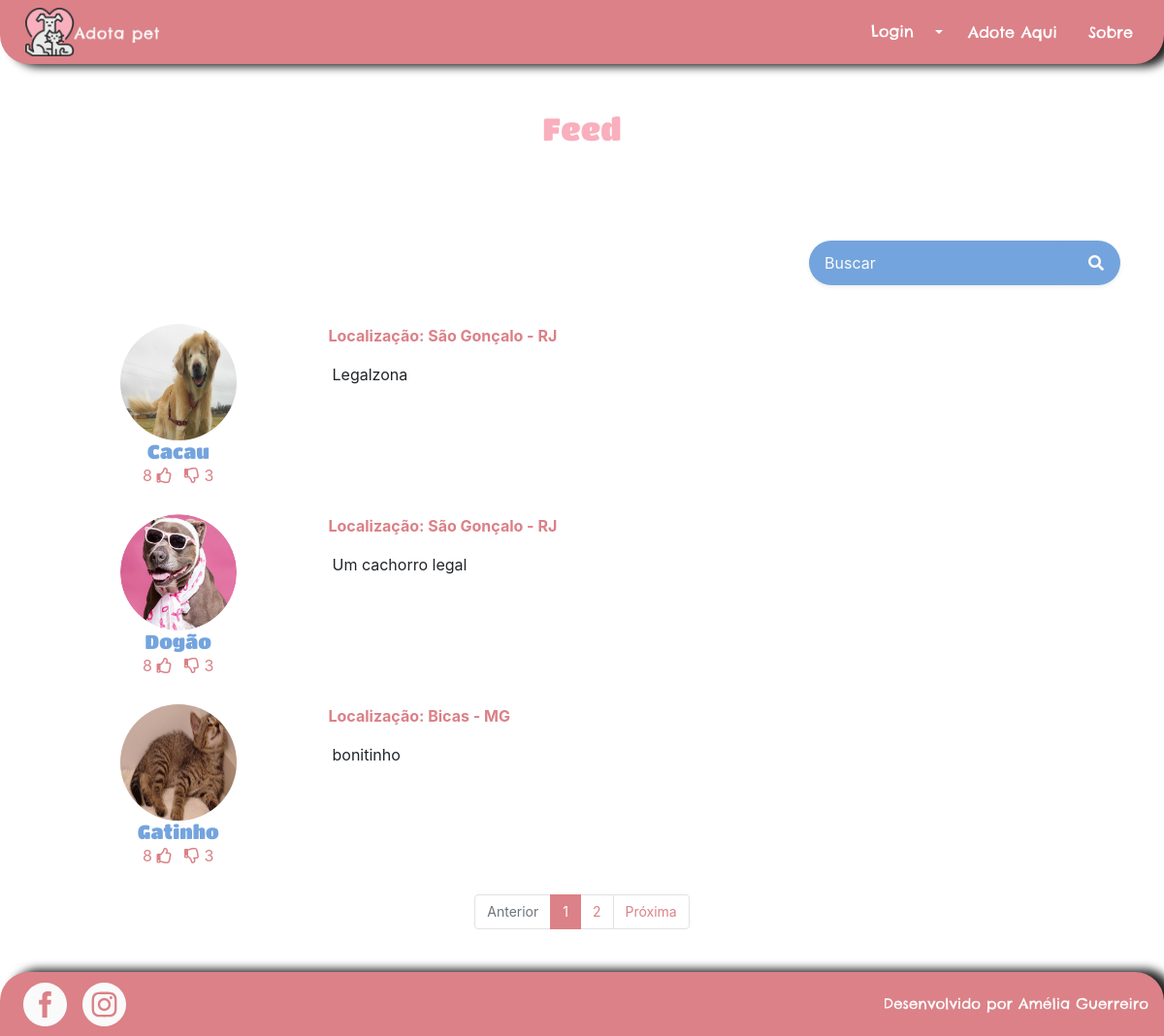
The app's page /pets/, older data.
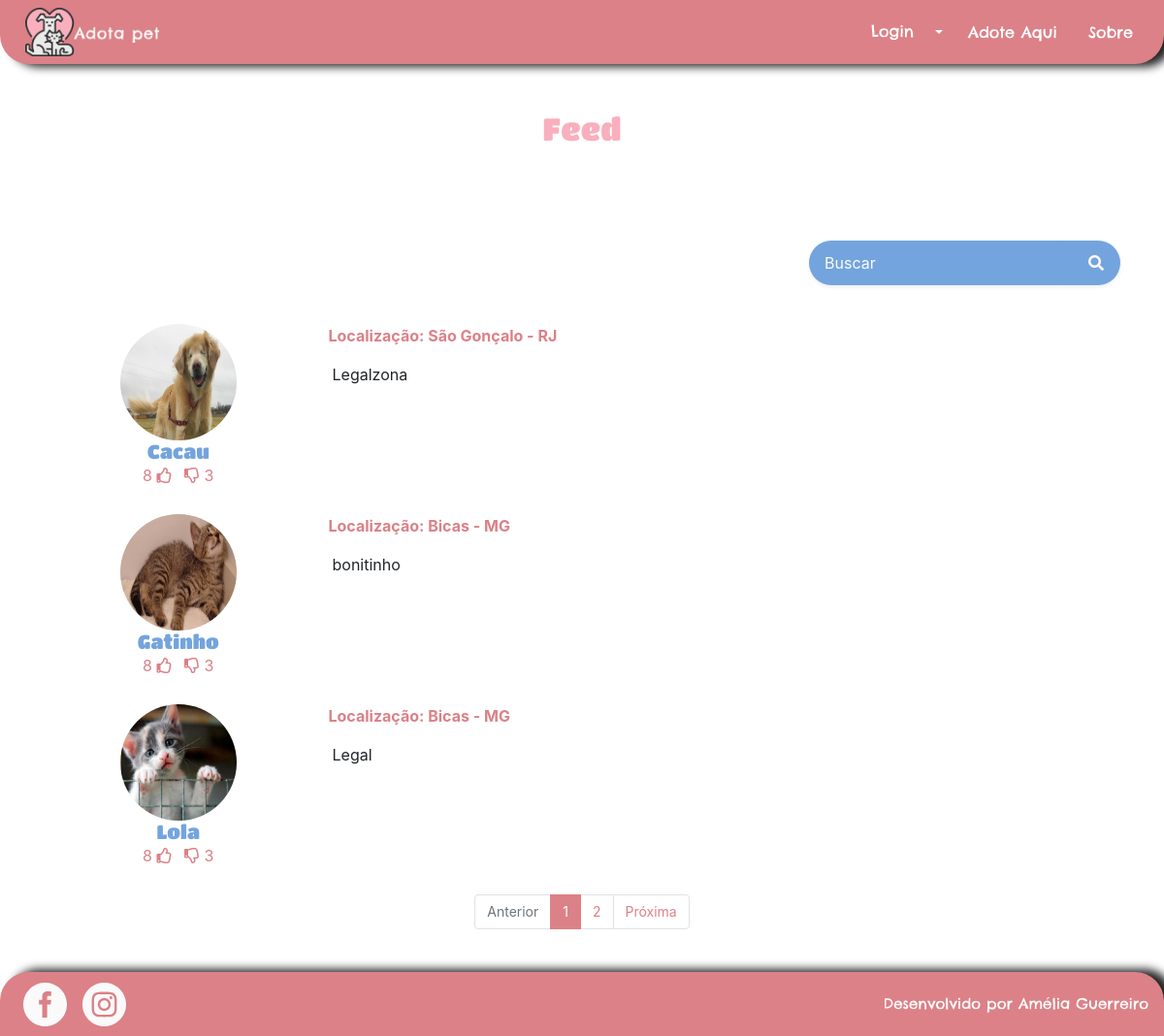
The same page, newer data.
### pet/models.py (models this page shows, shortened)
class Pet(models.Model):
    categoria = models.ForeignKey(Categoria, related_name='pets', on_delete=models.DO_NOTHING)
    nome = models.CharField(max_length=100, db_index=True)
    slug = models.SlugField(max_length=100)
    imagem = models.CharField(max_length=50, blank=True)
    preco = models.DecimalField(max_digits=6, decimal_places=2)
    disponivel = models.BooleanField(default=False)
    link_instagram = models.URLField(max_length=200, blank=True)
    link_facebook = models.URLField(max_length=200, blank=True)
    telefone = models.CharField(max_length=15)
    sexo_escolhas = [('F', 'Fêmea'), ('M', 'Macho'), ('N', 'Não sei')]
    sexo = models.CharField(max_length=1, choices=sexo_escolhas, default='N')
    descricao = models.TextField()
    data_cadastro = models.DateField(default=datetime.now)
    data_nascimento = models.DateField(blank=True)
    likes = models.PositiveIntegerField(default=0)
    dislikes = models.PositiveIntegerField(default=0)
    raca = models.CharField(max_length=20, blank=True)
    estado_escolhas = [('AC', 'Acre'), ('AL', 'Alagoas'), ('AP', 'Amapá'), ('AM', 'Amazonas'),
                       ('BA', 'Bahia'), ('CE', 'Ceará'), ('ES', 'Espírito Santo'), ('GO', 'Goiás'),
                       ('MA', 'Maranhão'), ('MT', 'Mato Grosso'), ('MS', 'Mato Grosso do Sul'),
                       ('MG', 'Minas Gerais'), ('PA', 'Pará'), ('PB', 'Paraíba'), ('PR', 'Paraná'),
                       ('PE', 'Pernambuco'),('PI', 'Piauí'), ('RJ', 'Rio de Janeiro'),
                       ('RN', 'Rio Grande do Norte'), ('RS', 'Rio Grande do Sul'),
                       ('RO', 'Rondônia'), ('RR', 'Roraima'), ('SC', 'Santa Catarina'),
                       ('SP', 'São Paulo'), ('SE', 'Sergipe'),
                       ('TO', 'Tocantins'), ('DF', 'Distrito Federal')]
    estado = models.CharField(max_length=2, choices=estado_escolhas)
    cep = models.CharField(max_length=9)
    cidade = models.CharField(max_length=20)
    usuario = models.ForeignKey(User, on_delete=models.CASCADE, null=True)
    class Meta:
        db_table='pet'
    def __str__(self):
        return self.nome

### pet/views.py (the view)
# urls.py: path('', views.index, name='index'),
def index(request):
    form = PesquisaPetForm(request.GET)
    if form.is_valid():
        query_string = form.cleaned_data['query_string']
        lista_de_pets = Pet.objects.filter(nome__icontains=query_string).order_by('nome') | Pet.objects.filter(cidade__icontains=query_string).order_by('nome') | Pet.objects.filter(estado__icontains=query_string).order_by('nome')
        paginator = Paginator(lista_de_pets, 3)
        pagina = request.GET.get('pagina')
        page_obj = paginator.get_page(pagina)
        print(lista_de_pets)
        print(page_obj)
        return render(request, 'pet/index.html', {'pets': page_obj, 'form': form, 'query_string': query_string})
    else:
        raise ValueError("Ocorreu um erro inesperado ao tentr recuperar pet.")

### pet/forms.py
class PesquisaPetForm(forms.Form):
    query_string = forms.CharField(
        widget=forms.TextInput(attrs={'class': 'form-control border-0 bg-secondary', 'max-lenght': '100',
                                      'placeholder': 'Buscar', 'aria-describedby': 'button-addon1',
                                      'style': 'border-radius: 25px; background-color: var(--blue) !important; color: var(--white)'}, ),
        required=False
    )

### pet/templates/pet/index.html (shortened to what this page needs)
{%  extends "base.html" %}
{% load static %}
{% block corpo %}
<section id="feed" class="w-100 justify-content-center align-items-center container">
    <h2 class="text-center text-secondary pt-5 pb-5 d-block">Feed</h2>
    <form action="" method="GET" class="d-flex justify-content-center justify-content-sm-end mb-3 mt-5">
        <div class="p-1 bg-secondary rounded rounded-pill shadow-sm mb-4"
            style="background-color: var(--blue) !important;">
            <div class="input-group">
                {{ form.query_string }}
                <div class="input-group-append">
                    <button id="button-addon1" type="submit" class="btn btn-link text-light">
                        <i class="fa fa-search"></i>
                    </button>
                </div>
            </div>
        </div>
    </form>
    {% if pets %}
    <div class="d-none d-sm-block">
        {%  for pet in pets %}
        <div style="height: 180px" class="d-flex mb-3">
            <div style="height: 180px; " class="w-25">
                <a href="{% url 'pet:exibe_pet' pet.id %}" style="text-decoration: none; cursor: pointer;">
                    <img style="height: 120px; width: 120px; border-radius: 100px" class="img-fluid mx-auto d-block"
                        src="{% static 'images/pets/' %}{{ pet.imagem }}" alt="{{ pet.nome }}">
                    <h3 class="text-center mb-0" style="font-size: 20px">{{ pet.nome }}</h3>
                </a>
                <div class="d-inline-block w-100 text-center">
                    <button class="mr-2 link-like" id="link-like" style="text-decoration: none;">
                        <span class="like" id="like" data-like="8">8</span>
                        <i class="far fa-thumbs-up"></i>
                    </button>
                    <button class="link-dislike" id="link-dislike" style="text-decoration: none;">
                        <i class="far fa-thumbs-down"></i>
                        <span class="dislike" id="dislike" data-dislike="3">3</span>
                    </button>
                </div>
            </div>
            <div class="pl-3 w-75 " style="height: 180px;">
                <p class="text-primary font-weight-bold">Localização: {{ pet.cidade }} - {{ pet.estado }}</p>
                <p class="overflow-hidden ml-1 text-justify mb-0"
                    style="-webkit-line-clamp: 4; display: -webkit-box; -webkit-box-orient: vertical;">
                    {{ pet.descricao }}
                </p>
            </div>
        </div>
        {% endfor %}
    </div>
    <div style='font-size: 14px; margin-bottom: 28px' class="justify-content-center d-flex">
        {% if pets.has_other_pages %}
        <ul class='pagination'>
            {% if pets.has_previous %}
            <li class='page-item'><a class='page-link'
                    href='?pagina={{ pets.previous_page_number }}&query_string={{query_string}}'>Anterior</a></li>
            {% else %}
            <li class='page-item disabled'><a class='page-link' href='#' tabindex='-1'>Anterior</a></li>
            {% endif %}
            {% for i in pets.paginator.page_range %}
            {% if pets.number == i %}
            <li class='page-item active'><a class='page-link' href='#'>{{ i }} </a></li>
            {% else %}
            <li class='page-item'><a class='page-link' href='?pagina={{ i }}&query_string={{query_string}}'>{{ i }}</a>
            </li>
            {% endif %}
            {% endfor %}
            {% if pets.has_next %}
            <li class='page-item'><a class='page-link'
                    href='?pagina={{ pets.next_page_number }}&query_string={{query_string}}'>Próxima</a></li>
            {% else %}
            <li class='page-item disabled'><a class='page-link' href='#' tabindex='-1'>Próxima</a></li>
            {% endif %}
        </ul>
        {% endif %}
    </div>
    {% endif %}
</section>
{% endblock %}

Row changes from the older to the newer data that the page shows:
removed Pet: imagem (picture), nome "Dogão", cidade "São Gonçalo", estado "RJ", descricao "Um cachorro legal"
now on this page (row unchanged): Pet: imagem (picture), nome "Lola", cidade "Bicas", estado "MG", descricao "Legal"
